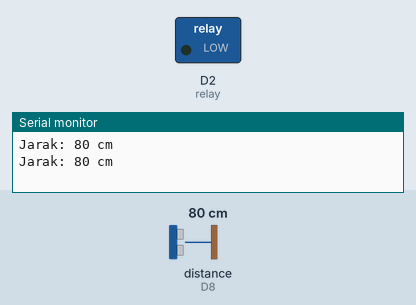
Simulated run of this sketch. Board: ESP8266 (NodeMCU). Parts: switched loads named in the sketch (green lamp = pin HIGH), the last lines printed to the serial monitor. Wiring (inferred from the names in the program): ultrasonic range finder: trigger D7; echo D8. The inputs (shaded band) are chosen by the test bench; at power-on: distance to the obstacle (sensor on D8) 80 cm. The echo pulse lasts 58.3 µs per cm; pins used as bus, display or sensor lines are not drawn.

Above: at 1.8 s.
1.9 s: distance to the obstacle (sensor on D8) set to 6 cm
3.4 s: distance to the obstacle (sensor on D8) set to 3 cm
At 4.6 s:
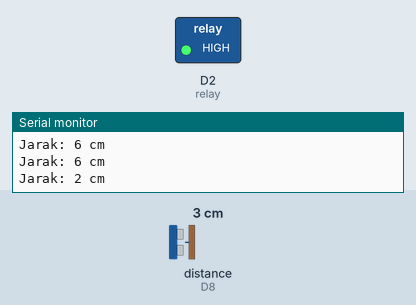
5.5 s: distance to the obstacle (sensor on D8) set to 9 cm
At 7.2 s:
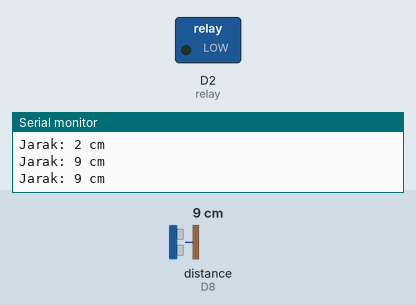
7.5 s: distance to the obstacle (sensor on D8) set to 2 cm
At 9.0 s:
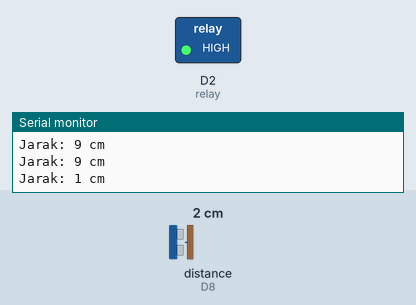
Timing chart, 0 to 10.5 s (numbered marks = the images above; inputs shaded):
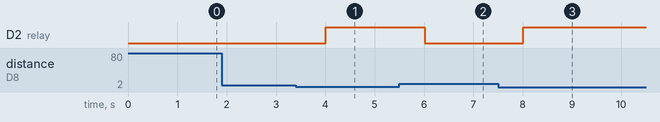

The sketch:

sketch_may9a.ino
```cpp
// deklarasi pin
const int trigPin = D7;
const int echoPin = D8;
const int relay = D2;

// deklarasi variabel
long duration;
int distance;

void setup() {
  // inisialisasi pin
  pinMode(relay, OUTPUT);
  pinMode(trigPin, OUTPUT);
  pinMode(echoPin, INPUT);

  // memulai komunikasi serial
  Serial.begin(9600);
}

void loop() {
  // mengirimkan sinyal ultrasonik
  digitalWrite(trigPin, LOW);
  delayMicroseconds(2);
  digitalWrite(trigPin, HIGH);
  delayMicroseconds(10);
  digitalWrite(trigPin, LOW);

  // menghitung durasi sinyal pantul
  duration = pulseIn(echoPin, HIGH);

  // menghitung jarak
  distance = (duration / 2) /29.1;

  // menampilkan hasil ke serial monitor
  Serial.print("Jarak: ");
  Serial.print(distance);
  Serial.println(" cm");

  //relay
  if (distance >=5){
    digitalWrite(relay,LOW);
  }else{
    digitalWrite(relay,HIGH);
  }

  // delay 500 milidetik sebelum mengulang
  delay(1000);
}
```

Measured:
- the behaviour switches between 5 and 4 cm on distance to the obstacle (sensor on D8) (found by bisection; images 0 and 1)
- after the input at 3.4 s, D2 (relay): LOW → HIGH after 0.61 s
- after the input at 5.5 s, D2 (relay): HIGH → LOW after 0.51 s
- after the input at 7.5 s, D2 (relay): LOW → HIGH after 0.52 s
